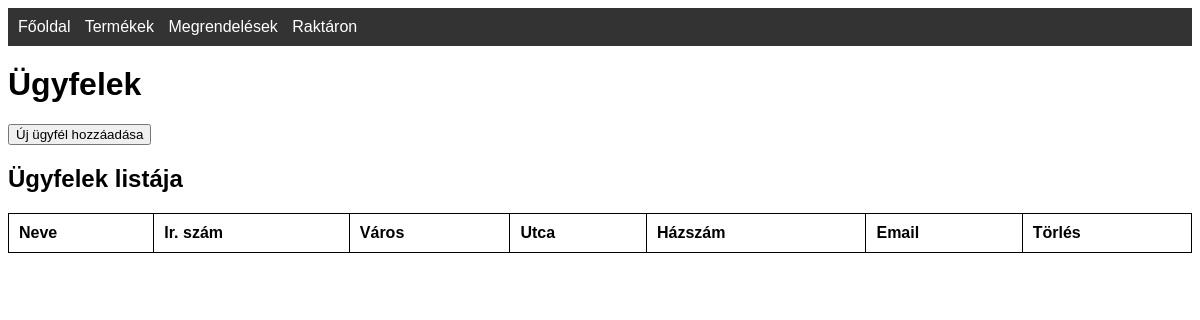
The page /customers on the database as committed earlier.
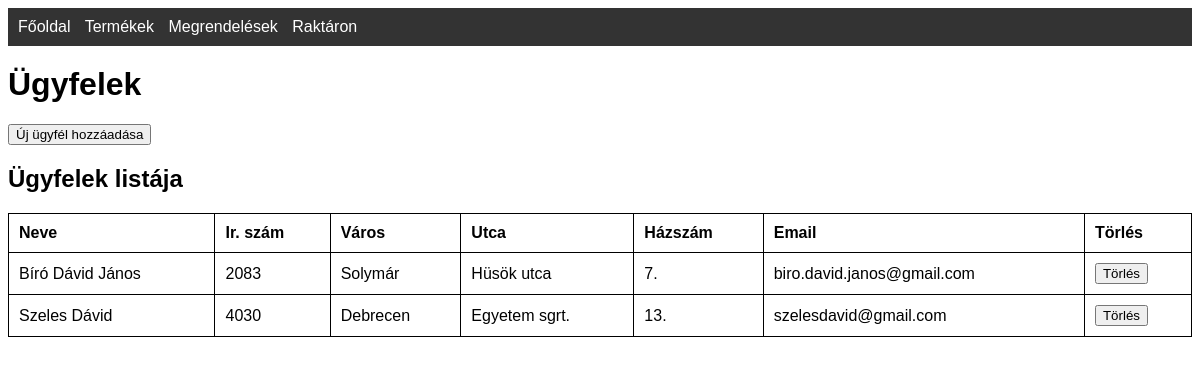
The same page on the database as committed later.
### tables this page shows
CREATE TABLE customers (
                    id INTEGER PRIMARY KEY,
                    nev TEXT,
                    iranyitoszam TEXT,
                    varos TEXT,
                    utca TEXT,
                    hazszam TEXT,
                    email TEXT);

### app.py (the view)
@app.route('/customers', methods=['GET'])
def customers():
    conn = get_db_connection()
    customers = conn.execute('SELECT * FROM customers').fetchall()
    conn.close()
    return render_template('customers.html', customers=customers)

### app.py (called while the page is built)
def get_db_connection():
    conn = sqlite3.connect('database.db')
    conn.row_factory = sqlite3.Row
    return conn

### templates/customers.html (shortened to what this page needs)
<!DOCTYPE html>
<html lang="hu">
<head>
    <link rel="stylesheet" href="{{ url_for('static', filename='css/style.css') }}">
</head>
<body>
    <nav>
        <a href="{{ url_for('index') }}">Főoldal</a>
        <a href="{{ url_for('products') }}">Termékek</a>
        <a href="{{ url_for('orders') }}">Megrendelések</a>
        <a href="{{ url_for('stock') }}">Raktáron</a>
    </nav>
    <h1>Ügyfelek</h1>
    <a href="{{ url_for('add_customer') }}">
        <button>Új ügyfél hozzáadása</button>
    </a>
    <h2>Ügyfelek listája</h2>
    <table>
        <thead>
            <tr>
                <th>Neve</th>
                <th>Ir. szám</th>
                <th>Város</th>
                <th>Utca</th>
                <th>Házszám</th>
                <th>Email</th>
                <th>Törlés</th>
            </tr>
        </thead>
        <tbody>
            {% for customer in customers %}
            <tr>
                <td>{{ customer.nev }}</td>
                <td>{{ customer.iranyitoszam }}</td>
                <td>{{ customer.varos }}</td>
                <td>{{ customer.utca }}</td>
                <td>{{ customer.hazszam }}</td>
                <td>{{ customer.email }}</td>
                <td>
                    <form action="{{ url_for('delete_customer', email=customer.email) }}" method="post">
                        <button type="submit">Törlés</button>
                    </form>
                </td>
            </tr>
            {% endfor %}
        </tbody>
    </table>
</body>
</html>

Rows that differ between the two databases and show on the page:
added customers: nev "Bíró Dávid János", iranyitoszam "2083", varos "Solymár", utca "Hüsök utca", hazszam "7.", email "biro.david.janos@gmail.com"
added customers: nev "Szeles Dávid", iranyitoszam "4030", varos "Debrecen", utca "Egyetem sgrt.", hazszam "13.", email "szelesdavid@gmail.com"
